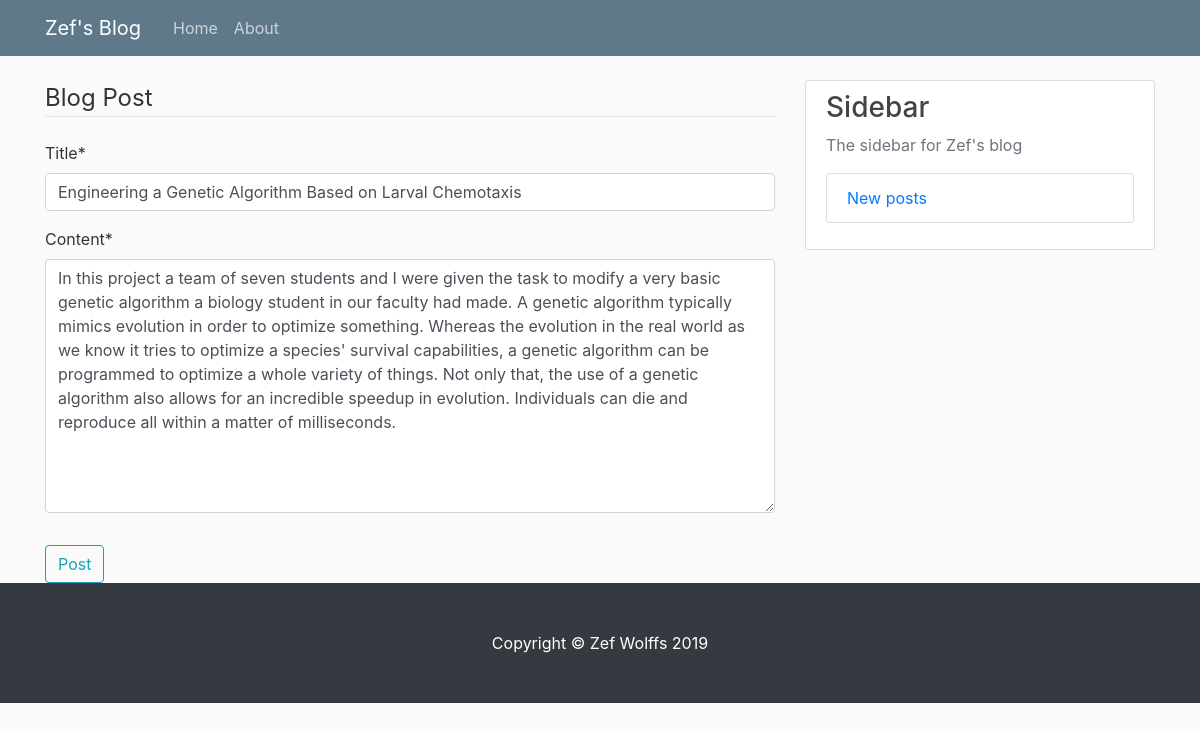
Before: /blog/post/14/update/ (signed in) with the older database file.
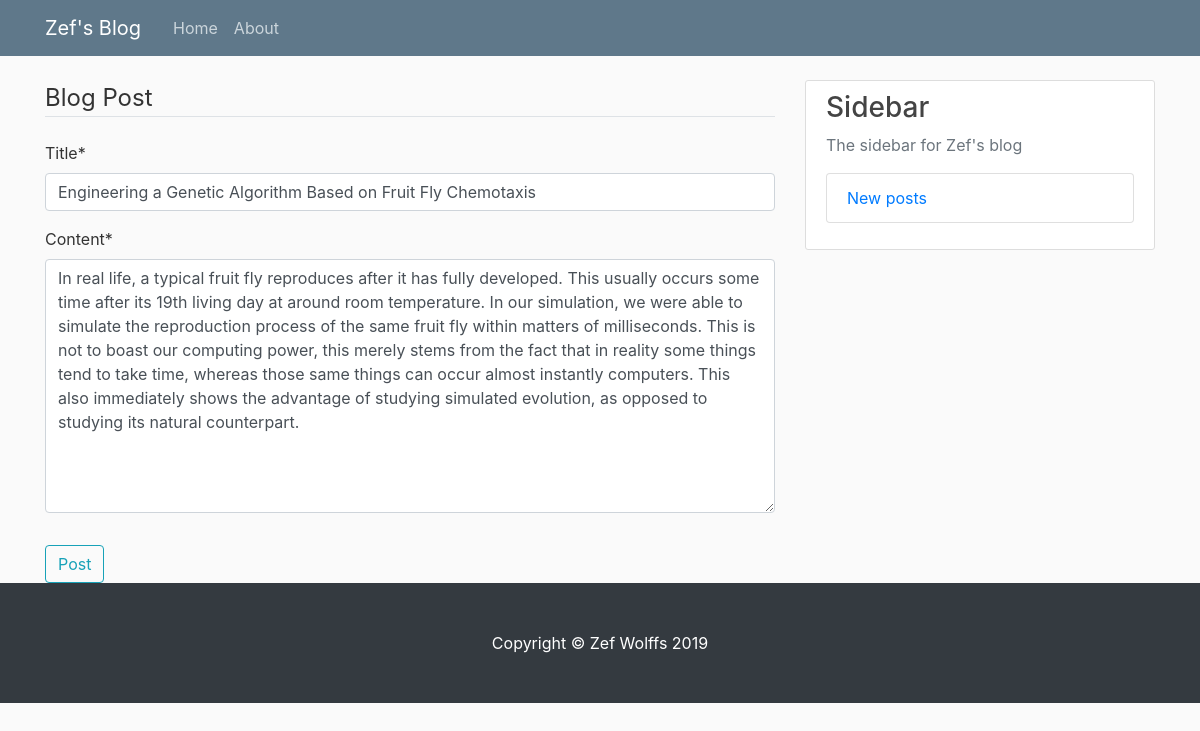
After: the same page with the newer database file.
### blog/models.py (models this page shows, shortened)
class Post(models.Model):
    title = models.CharField(max_length=100)
    content = models.TextField()
    subtitle = models.TextField(null=True, blank = True)
    subheader1 = models.TextField(null=True, blank = True)
    subheader2 = models.TextField(null=True, blank = True)
    subheader3 = models.TextField(null=True, blank = True)
    date_posted = models.DateTimeField(default=timezone.now)
    author = models.ForeignKey(User, on_delete=models.CASCADE)
    image = models.ImageField(upload_to='post_pics', blank=True, null=True)
    image1 = models.ImageField(upload_to='post_pics', blank=True, null=True)
    image2 = models.ImageField(upload_to='post_pics', blank=True, null=True)

### blog/views.py (the view, shortened to what this page needs)
# urls.py: path('post/<int:pk>/update/', PostUpdateView.as_view(), name='post-update'),
class PostUpdateView(LoginRequiredMixin, UserPassesTestMixin ,UpdateView):
    model = Post
    fields =['title', 'content']
    def test_func(self):
        post = self.get_object()
        if self.request.user == post.author:
            return True
        return False

### blog/templates/blog/post_form.html (shortened to what this page needs)
{% extends "blog/base.html" %}
{% load crispy_forms_tags %}
{% block content %}
    <div class= "content section">
        <form method="POST">
            <fieldset class="form-group">
                <legend class= "border-bottom mb-4">Blog Post</legend>
                {{ form|crispy }}
            </fieldset>
            <div class="form-goup">
                <button class= "btn btn-outline-info" type="submit">Post</button>
            </div>
        </form>
    </div>
{% endblock content %}

Changed rows visible on the page:
changed Post: title "Engineering a Genetic Algorithm Based on Larval Chemotaxis" → "Engineering a Genetic Algorithm Based on Fruit Fly Chemotaxis"; content "In this project a team of seven students and I were given the task to modify a very basic genetic algorithm a biology student in our faculty had made. A genetic algorithm typically mimics evolution in order to optimize something. Whereas the evolution in the real world as we know it tries to optimize a species' survival capabilities, a genetic algorithm can be programmed to optimize a whole variety of things. Not only that, the use of a genetic algorithm also allows for an incredible speedup in evolution. Individuals can die and reproduce all within a matter of milliseconds." → "In real life, a typical fruit fly reproduces after it has fully developed. This usually occurs some time after its 19th living day at around room temperature. In our simulation, we were able to simulate the reproduction process of the same fruit fly within matters of milliseconds. This is not to boast our computing power, this merely stems from the fact that in reality some things tend to take time, whereas those same things can occur almost instantly computers. This also immediately shows the advantage of studying simulated evolution, as opposed to studying its natural counterpart."
